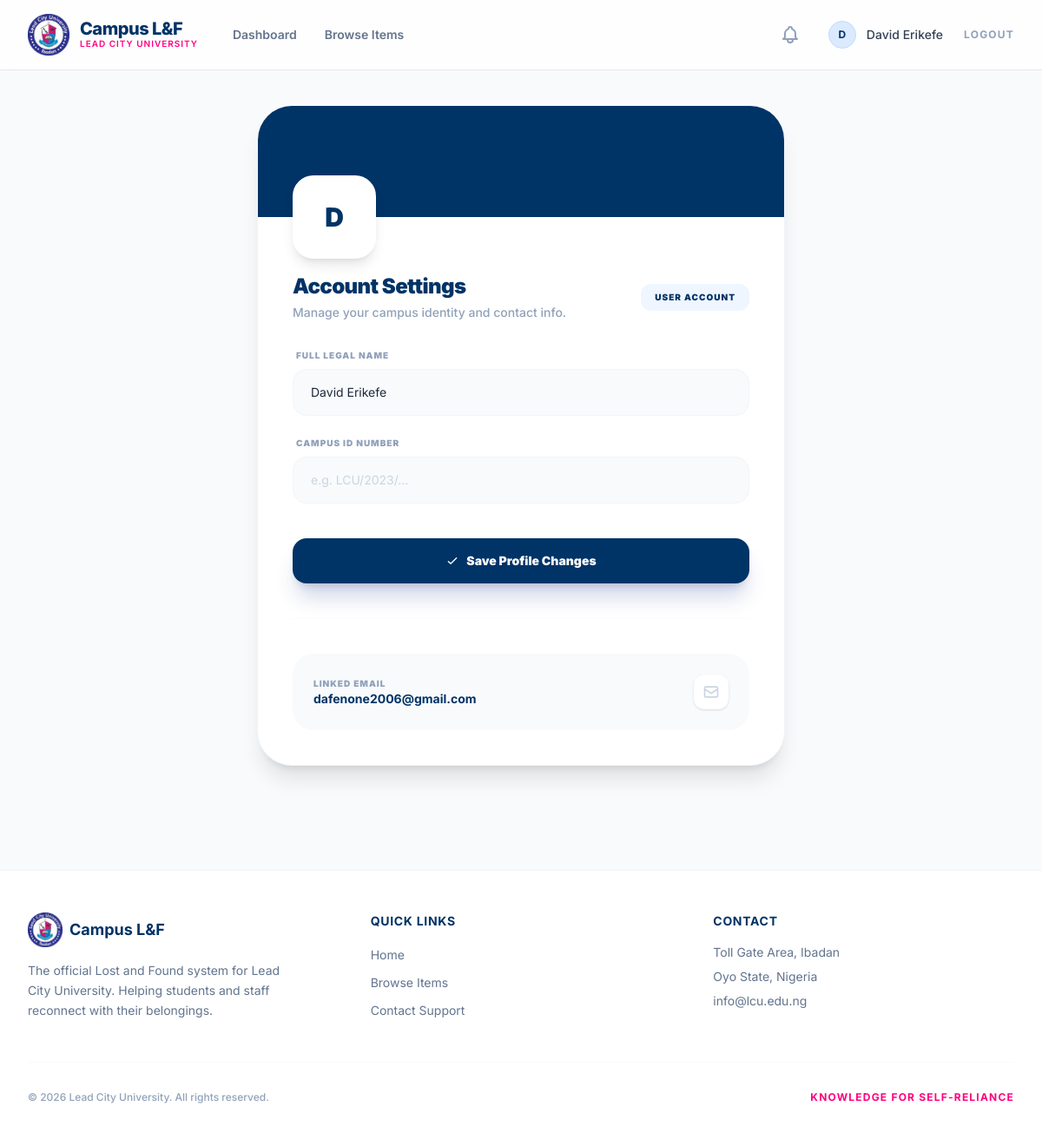
/profile/ (signed in), run on the app's committed database.
### core/models.py (models this page shows, shortened)
class User(AbstractUser):
    ROLE_CHOICES = (
        ('user', 'User'),
        ('admin', 'Admin'),
    )
    username = None
    email = models.EmailField(_('email address'), unique=True)
    full_name = models.CharField(max_length=150)
    role = models.CharField(max_length=10, choices=ROLE_CHOICES, default='user')
    campus_id = models.CharField(max_length=50, blank=True, null=True)
    created_at = models.DateTimeField(auto_now_add=True)
    USERNAME_FIELD = 'email'
    REQUIRED_FIELDS = ['full_name']
    objects = UserManager()

### core/views.py (the view)
# urls.py: path('profile/', views.profile, name='profile'),
@login_required
def profile(request):
    if request.method == 'POST':
        form = UserProfileForm(request.POST, instance=request.user)
        if form.is_valid():
            form.save()
            messages.success(request, 'Profile updated successfully!')
            return redirect('profile')
    else:
        form = UserProfileForm(instance=request.user)
    return render(request, 'core/profile.html', {'form': form})

### core/forms.py
class UserProfileForm(forms.ModelForm):
    class Meta:
        model = User
        fields = ['full_name', 'campus_id']
        widgets = {
            'full_name': forms.TextInput(attrs={'class': INPUT_CLASSES, 'placeholder': 'Enter your full name'}),
            'campus_id': forms.TextInput(attrs={'class': INPUT_CLASSES, 'placeholder': 'e.g. LCU/2023/...'}),
        }

### core/context_processors.py (called while the page is built)
def notification_context(request):
    if request.user.is_authenticated:
        return {
            'unread_notifications_count': Notification.objects.filter(user=request.user, is_read=False).count()
        }
    return {'unread_notifications_count': 0}

### core/templates/core/profile.html (shortened to what this page needs)
{% extends 'core/base.html' %}
{% block content %}
<div class="max-w-2xl mx-auto px-4 sm:px-6 lg:px-8 py-10">
    <div class="bg-white rounded-[2.5rem] border border-slate-100 shadow-xl overflow-hidden">
        <div class="relative h-32 bg-[#003366]">
            <div class="absolute -bottom-12 left-10">
                <div class="w-24 h-24 bg-white rounded-3xl shadow-lg flex items-center justify-center border-4 border-white">
                    <span class="text-3xl font-black text-[#003366]">{{ user.full_name|slice:":1" }}</span>
                </div>
            </div>
        </div>
        <div class="pt-16 pb-10 px-10">
            <div class="flex items-center justify-between mb-8">
                <div>
                    <h1 class="text-2xl font-black text-[#003366] tracking-tight">Account Settings</h1>
                    <p class="text-slate-400 font-medium text-sm mt-1">Manage your campus identity and contact info.</p>
                </div>
                <div class="px-4 py-2 bg-blue-50 rounded-xl text-[#003366] text-[10px] font-black uppercase tracking-widest">
                    {{ user.role }} Account
                </div>
            </div>
            <form method="POST" class="space-y-6">
                <div>
                    <label class="block text-[10px] font-black text-slate-400 uppercase tracking-widest mb-2 ml-1">Full Legal Name</label>
                    {{ form.full_name }}
                </div>
                <div>
                    <label class="block text-[10px] font-black text-slate-400 uppercase tracking-widest mb-2 ml-1">Campus ID Number</label>
                    {{ form.campus_id }}
                </div>
                <div class="pt-4">
                    <button type="submit" class="w-full bg-[#003366] py-4 rounded-2xl text-white text-sm font-black shadow-xl shadow-blue-900/20 hover:bg-[#002244] transition-all flex items-center justify-center space-x-2">
                        <svg class="w-4 h-4" fill="none" stroke="currentColor" viewBox="0 0 24 24"><path stroke-linecap="round" stroke-linejoin="round" stroke-width="2" d="M5 13l4 4L19 7"/></svg>
                        <span>Save Profile Changes</span>
                    </button>
                </div>
            </form>
            <div class="mt-10 pt-10 border-t border-slate-50">
                <div class="bg-slate-50 p-6 rounded-3xl flex items-center justify-between">
                    <div>
                        <p class="text-[10px] font-black text-slate-400 uppercase tracking-widest">Linked Email</p>
                        <p class="text-sm font-bold text-[#003366]">{{ user.email }}</p>
                    </div>
                    <div class="w-10 h-10 bg-white rounded-xl flex items-center justify-center shadow-sm">
                        <svg class="w-5 h-5 text-slate-300" fill="none" stroke="currentColor" viewBox="0 0 24 24"><path stroke-linecap="round" stroke-linejoin="round" stroke-width="2" d="M3 8l7.89 5.26a2 2 0 002.22 0L21 8M5 19h14a2 2 0 002-2V7a2 2 0 00-2-2H5a2 2 0 00-2 2v10a2 2 0 002 2z"/></svg>
                    </div>
                </div>
            </div>
        </div>
    </div>
</div>
{% endblock %}

### core/templates/core/base.html (shortened to what this page needs)
<!DOCTYPE html>
<html lang="en">
<head>
    <script src="https://unpkg.com/@tailwindcss/browser@4"></script>
</head>
<body class="bg-[#F8FAFC] text-[#1E293B] antialiased min-h-screen flex flex-col">
    <nav class="glass-nav sticky top-0 z-50">
        <div class="max-w-7xl mx-auto px-4 sm:px-6 lg:px-8">
            <div class="flex justify-between h-20">
                <div class="flex items-center">
                    <a href="{% url 'home' %}" class="flex items-center space-x-3 group">
                        {% load static %}
                        <div class="relative w-12 h-12 flex items-center justify-center transition-transform group-hover:scale-110">
                            <img src="{% static 'core/logo.png' %}" alt="LCU Logo" class="w-full h-full object-contain" onerror="this.style.display='none'; this.nextElementSibling.style.display='flex';">
                        </div>
                        <div class="flex flex-col">
                            <span class="text-xl font-extrabold tracking-tight text-[#003366] leading-none">Campus L&F</span>
                            <span class="text-[10px] font-semibold uppercase tracking-widest text-[#FF007F]">Lead City University</span>
                        </div>
                    </a>
                    {% if user.is_authenticated %}
                    <div class="hidden md:ml-10 md:flex md:space-x-8">
                        <a href="{% url 'dashboard' %}" class="text-sm font-semibold text-[#64748B] hover:text-[#003366] transition-colors flex items-center space-x-1">
                            <span>Dashboard</span>
                        </a>
                        <a href="{% url 'browse' %}" class="text-sm font-semibold text-[#64748B] hover:text-[#003366] transition-colors flex items-center space-x-1">
                            <span>Browse Items</span>
                        </a>
                    </div>
                    {% endif %}
                </div>
                <div class="hidden sm:flex sm:items-center sm:space-x-6">
                    {% if user.is_authenticated %}
                        <div class="hidden sm:flex items-center space-x-6">
                            <a href="{% url 'notifications' %}" class="relative p-2 text-slate-400 hover:text-[#003366] transition-colors group">
                            </a>
                            <a href="{% url 'profile' %}" class="flex items-center space-x-3 hover:opacity-80 transition-opacity">
                                <div class="w-8 h-8 bg-blue-100 rounded-full flex items-center justify-center border border-blue-200">
                                    <span class="text-xs font-bold text-[#003366]">{{ user.full_name|slice:":1" }}</span>
                                </div>
                                <span class="text-sm font-medium text-[#334155]">{{ user.full_name }}</span>
                            </a>
                            <a href="{% url 'logout' %}" class="text-xs font-bold text-slate-400 uppercase tracking-widest hover:text-[#FF007F] transition-colors">Logout</a>
                        </div>
                    {% else %}
                        <a href="{% url 'login' %}" class="text-sm font-semibold text-[#64748B] hover:text-[#003366] transition-colors">Login</a>
                        <a href="{% url 'register' %}" class="lcu-btn-primary px-6 py-2.5 rounded-full text-white text-sm font-bold shadow-md">
                            Get Started
                        </a>
                    {% endif %}
                </div>
            </div>
        </div>
    </nav>
    <main class="flex-grow">
        <div class="animate-fade-in-up">
            {% block content %}{% endblock %}
        </div>
    </main>
    <footer class="bg-white border-t border-slate-100 py-12 mt-20">
        <div class="max-w-7xl mx-auto px-4 sm:px-6 lg:px-8">
            <div class="grid grid-cols-1 md:grid-cols-3 gap-12">
                <div class="space-y-4">
                    <a href="#" class="flex items-center space-x-2">
                        <div class="relative w-10 h-10 flex items-center justify-center">
                            <img src="{% static 'core/logo.png' %}" alt="LCU Logo" class="w-full h-full object-contain" onerror="this.style.display='none'; this.nextElementSibling.style.display='flex';">
                        </div>
                        <span class="text-lg font-bold text-[#003366]">Campus L&F</span>
                    </a>
                    <p class="text-sm text-slate-500 leading-relaxed max-w-xs">
                        The official Lost and Found system for Lead City University. Helping students and staff reconnect with their belongings.
                    </p>
                </div>
                <div>
                    <h4 class="text-sm font-bold uppercase tracking-wider text-[#003366] mb-4">Quick Links</h4>
                    <ul class="space-y-2">
                        <li><a href="{% url 'home' %}" class="text-sm text-slate-500 hover:text-[#FF007F] transition-colors">Home</a></li>
                        <li><a href="{% url 'browse' %}" class="text-sm text-slate-500 hover:text-[#FF007F] transition-colors">Browse Items</a></li>
                        <li><a href="#" class="text-sm text-slate-500 hover:text-[#FF007F] transition-colors">Contact Support</a></li>
                    </ul>
                </div>
                <div>
                    <h4 class="text-sm font-bold uppercase tracking-wider text-[#003366] mb-4">Contact</h4>
                    <ul class="space-y-2 text-sm text-slate-500">
                        <li>Toll Gate Area, Ibadan</li>
                        <li>Oyo State, Nigeria</li>
                        <li>info@lcu.edu.ng</li>
                    </ul>
                </div>
            </div>
            <div class="border-t border-slate-50 mt-12 pt-8 flex flex-col md:flex-row justify-between items-center space-y-4 md:space-y-0">
                <p class="text-xs font-medium text-slate-400">&copy; {% now "Y" %} Lead City University. All rights reserved.</p>
                <div class="flex space-x-6">
                    <span class="text-xs font-bold text-[#FF007F] uppercase tracking-widest">Knowledge for Self-reliance</span>
                </div>
            </div>
        </div>
    </footer>
</body>
</html>

### core/templates/core/base.html (style rules this page uses)
:root { --lcu-blue: #003366; --lcu-pink: #FF007F; --lcu-white: #FFFFFF; --lcu-light-gray: #F8FAFC; }
body { font-family: 'Inter', sans-serif; }
.glass-nav { background: rgba(255, 255, 255, 0.8); backdrop-filter: blur(12px); -webkit-backdrop-filter: blur(12px); border-bottom: 1px solid rgba(0, 51, 102, 0.1); }
.animate-fade-in-up { animation: fadeInUp 0.6s cubic-bezier(0.22, 1, 0.36, 1) forwards; }

### data on the page
User: full_name "D", full_name "David Erikefe", role "USER", email "dafenone2006@gmail.com"
